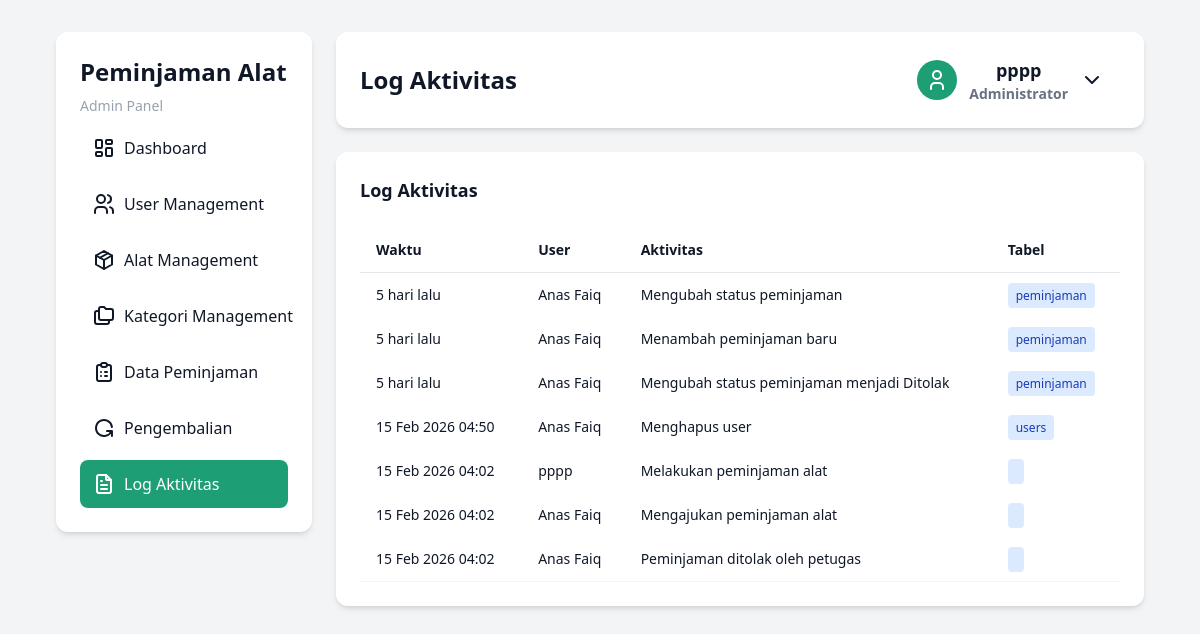
Page /pages/admin/log_aktivitas.php (signed in) on the earlier database version.
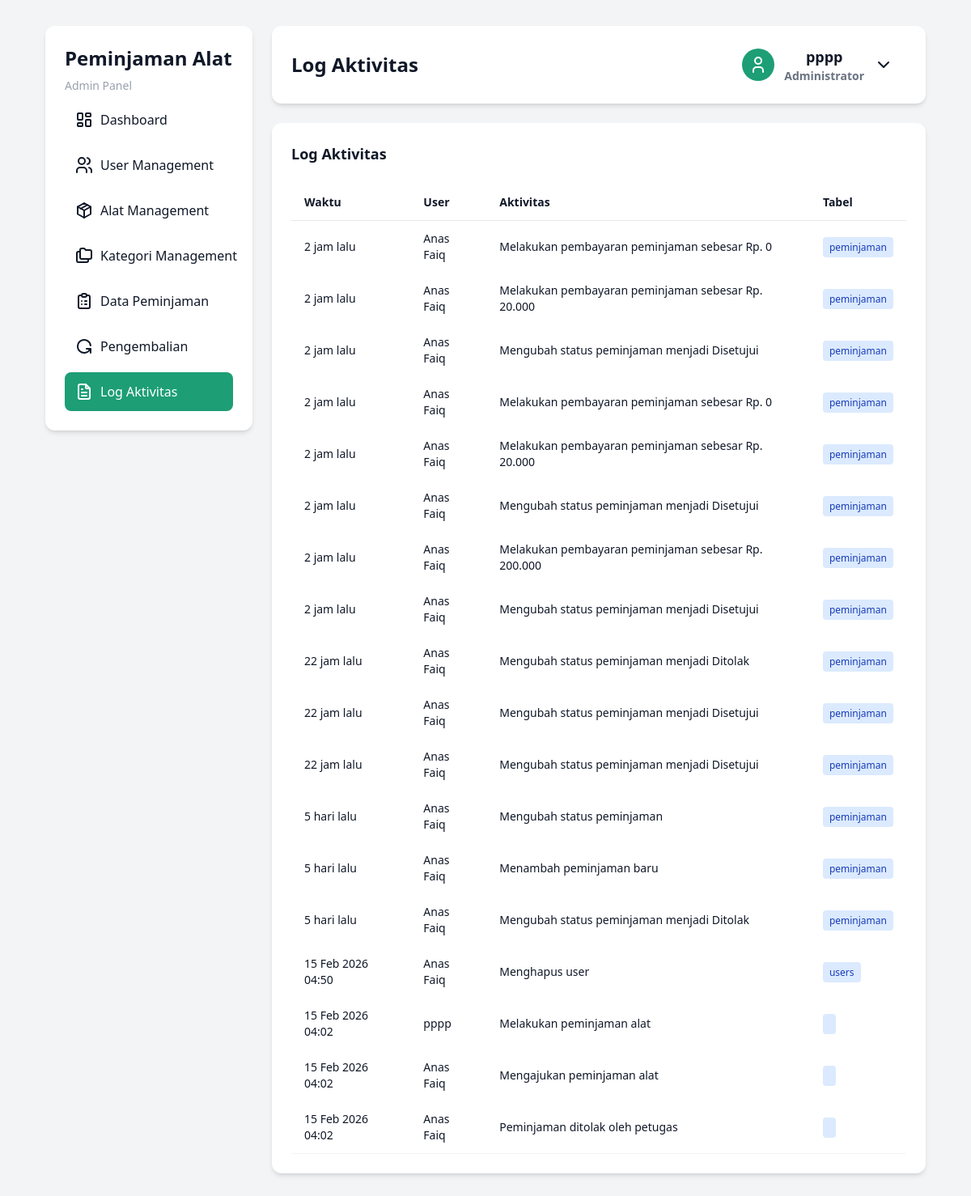
Same page on the later database version.
### tables this page shows
CREATE TABLE `users` (
  `id_user` int NOT NULL,
  `nama` varchar(100) NOT NULL,
  `username` varchar(100) NOT NULL,
  `password` varchar(255) NOT NULL,
  `role` enum('admin','petugas','peminjam') NOT NULL
);

CREATE TABLE `log_aktivitas` (
  `id_log` int NOT NULL,
  `id_user` int NOT NULL,
  `aktivitas` varchar(255) NOT NULL,
  `tabel` varchar(100) DEFAULT NULL,
  `id_referensi` int DEFAULT NULL,
  `waktu` timestamp NOT NULL DEFAULT CURRENT_TIMESTAMP
);

### config/logging.php (called while the page is built, shortened)
<?php
function getRecentLogs($conn, $limit = 10) {
    $query = "SELECT
        l.id_log,
        l.id_user,
        u.nama as nama_user,
        l.aktivitas,
        l.tabel,
        l.id_referensi,
        l.waktu
        FROM log_aktivitas l
        JOIN users u ON l.id_user = u.id_user
        ORDER BY l.waktu DESC
        LIMIT ?";
    $stmt = $conn->prepare($query);
    if ($stmt) {
        $stmt->bind_param("i", $limit);
        $stmt->execute();
        return $stmt->get_result();
    }
    return null;
}
function formatWaktu($waktu) {
    $now = time();
    $timestamp = strtotime($waktu);
    $diff = $now - $timestamp;
    if ($diff < 60) {
        return "baru saja";
    } else if ($diff < 3600) {
        $minutes = floor($diff / 60);
        return $minutes . " menit lalu";
    } else if ($diff < 86400) {
        $hours = floor($diff / 3600);
        return $hours . " jam lalu";
    } else if ($diff < 604800) {
        $days = floor($diff / 86400);
        return $days . " hari lalu";
    } else {
        return date('d M Y H:i', $timestamp);
    }
}
?>

### pages/admin/log_aktivitas.php (the view, shortened to what this page needs)
<?php
include '../../config/conn.php';
include '../../config/logging.php';
$id_user = $_SESSION['id_user'];
$nama = mysqli_query($conn, "SELECT * FROM users WHERE id_user='$id_user'");
$data = mysqli_fetch_assoc($nama);
$query = getRecentLogs($conn, 50);
?>
<!DOCTYPE html>
<html lang="en">
  <head>
    <link rel="stylesheet" href="../../src/output.css" />
  </head>
  <body class="flex gap-6 min-h-screen w-full py-8 px-14">
    <?php
      include '../components/sidebar.php'
?>
    <main class="right-dashboard-section">
      <nav class="navbar">
        <p>Log Aktivitas</p>
        <div class="user-dropdown-wrapper">
          <button id="userBtn" class="user-dropdown-button">
            <div class="user-icon">
              <svg
                xmlns="http://www.w3.org/2000/svg"
                width="24"
                height="24"
                viewBox="0 0 24 24"
                fill="none"
                stroke="currentColor"
                stroke-width="2"
                stroke-linecap="round"
                stroke-linejoin="round"
              >
                <path d="M8 7a4 4 0 1 0 8 0a4 4 0 0 0 -8 0" />
                <path d="M6 21v-2a4 4 0 0 1 4 -4h4a4 4 0 0 1 4 4v2" />
              </svg>
            </div>
            <div class="user-account">
              <p><?= $data['nama'] ?></p>
              <span>Administrator</span>
            </div>
            <svg
              class="dropdown-arrow"
              xmlns="http://www.w3.org/2000/svg"
              width="24"
              height="24"
              viewBox="0 0 24 24"
              fill="none"
              stroke="currentColor"
              stroke-width="2"
              stroke-linecap="round"
              stroke-linejoin="round"
            >
              <path d="M6 9l6 6l6 -6" />
            </svg>
          </button>
        </div>
      </nav>
      <div class="main-card">
        <section class="search-section">
          <div class="top-equipment-section">
            <h3>Log Aktivitas</h3>
          </div>
        </section>
        <section class="equipment-table-section">
          <table class="crud-table">
            <thead>
              <tr>
                <td class="table-header">Waktu</td>
                <td class="table-header">User</td>
                <td class="table-header">Aktivitas</td>
                <td class="table-header">Tabel</td>
              </tr>
            </thead>
            <tbody>
              <?php
            if ($query) {
                while ($log = mysqli_fetch_assoc($query)) {
                    $waktuFormatted = formatWaktu($log['waktu']);
                    echo "<tr>";
                    echo "<td title='" . $log['waktu'] . "'>" . $waktuFormatted . "</td>";
                    echo "<td>" . $log['nama_user'] . "</td>";
                    echo "<td>" . $log['aktivitas'] . "</td>";
                    echo "<td><span class='text-xs bg-blue-100 text-blue-800 px-2 py-1 rounded'>" . $log['tabel'] . "</span></td>";
                    echo "</tr>";
                }
            } else {
                echo "<tr><td colspan='4' class='text-center py-4'>Tidak ada log aktivitas</td></tr>";
            }
?>
            </tbody>
          </table>
        </section>
      </div>
    </main>
  </body>
</html>

### pages/components/sidebar.php (shortened to what this page needs)
<?php
$current_page = basename($_SERVER['PHP_SELF']);
?>
<aside class="left-dashboard-section">
    <nav class="sidebar">
    <div>
        <h2>Peminjaman Alat</h2>
        <p>Admin Panel</p>
    </div>
    <ul>
        <li <?php echo ($current_page === 'dashboard.php') ? 'class="active"' : ''; ?>>
        <a href="dashboard.php">Dashboard</a>
        </li>
        <li <?php echo ($current_page === 'user.php') ? 'class="active"' : ''; ?>>
        <a href="../admin/user.php">User Management</a>
        </li>
        <li <?php echo ($current_page === 'alat.php') ? 'class="active"' : ''; ?>>
        <a href="alat.php">Alat Management</a>
        </li>
        <li <?php echo ($current_page === 'kategori.php') ? 'class="active"' : ''; ?>>
        <a href="kategori.php">Kategori Management</a>
        </li>
        <li <?php echo ($current_page === 'data_peminjaman.php') ? 'class="active"' : ''; ?>>
        <a href="data_peminjaman.php">Data Peminjaman</a>
        </li>
        <li <?php echo ($current_page === 'pengembalian.php') ? 'class="active"' : ''; ?>>
        <svg
            xmlns="http://www.w3.org/2000/svg"
            width="24"
            height="24"
            viewBox="0 0 24 24"
            fill="none"
            stroke="currentColor"
            stroke-width="2"
            stroke-linecap="round"
            stroke-linejoin="round"
        >
            <path d="M19.95 11a8 8 0 1 0 -.5 4m.5 5v-5h-5" />
        </svg>
        <a href="pengembalian.php">Pengembalian</a>
        </li>
        <li <?php echo ($current_page === 'log_aktivitas.php') ? 'class="active"' : ''; ?>>
        <a href="log_aktivitas.php">Log Aktivitas</a>
        </li>
    </ul>
    </nav>
</aside>

Differences in the rows shown:
added log_aktivitas: waktu "2 jam lalu", id_user.nama "Anas Faiq", aktivitas "Melakukan pembayaran peminjaman sebesar Rp. 0", tabel "peminjaman"
added log_aktivitas: waktu "2 jam lalu", id_user.nama "Anas Faiq", aktivitas "Melakukan pembayaran peminjaman sebesar Rp. 20.000", tabel "peminjaman"
added log_aktivitas: waktu "2 jam lalu", id_user.nama "Anas Faiq", aktivitas "Mengubah status peminjaman menjadi Disetujui", tabel "peminjaman"
added log_aktivitas: waktu "2 jam lalu", id_user.nama "Anas Faiq", aktivitas "Melakukan pembayaran peminjaman sebesar Rp. 0", tabel "peminjaman"
added log_aktivitas: waktu "2 jam lalu", id_user.nama "Anas Faiq", aktivitas "Melakukan pembayaran peminjaman sebesar Rp. 20.000", tabel "peminjaman"
added log_aktivitas: waktu "2 jam lalu", id_user.nama "Anas Faiq", aktivitas "Mengubah status peminjaman menjadi Disetujui", tabel "peminjaman"
added log_aktivitas: waktu "2 jam lalu", id_user.nama "Anas Faiq", aktivitas "Melakukan pembayaran peminjaman sebesar Rp. 200.000", tabel "peminjaman"
added log_aktivitas: waktu "2 jam lalu", id_user.nama "Anas Faiq", aktivitas "Mengubah status peminjaman menjadi Disetujui", tabel "peminjaman"
added log_aktivitas: waktu "22 jam lalu", id_user.nama "Anas Faiq", aktivitas "Mengubah status peminjaman menjadi Ditolak", tabel "peminjaman"
added log_aktivitas: waktu "22 jam lalu", id_user.nama "Anas Faiq", aktivitas "Mengubah status peminjaman menjadi Disetujui", tabel "peminjaman"
added log_aktivitas: waktu "22 jam lalu", id_user.nama "Anas Faiq", aktivitas "Mengubah status peminjaman menjadi Disetujui", tabel "peminjaman"
